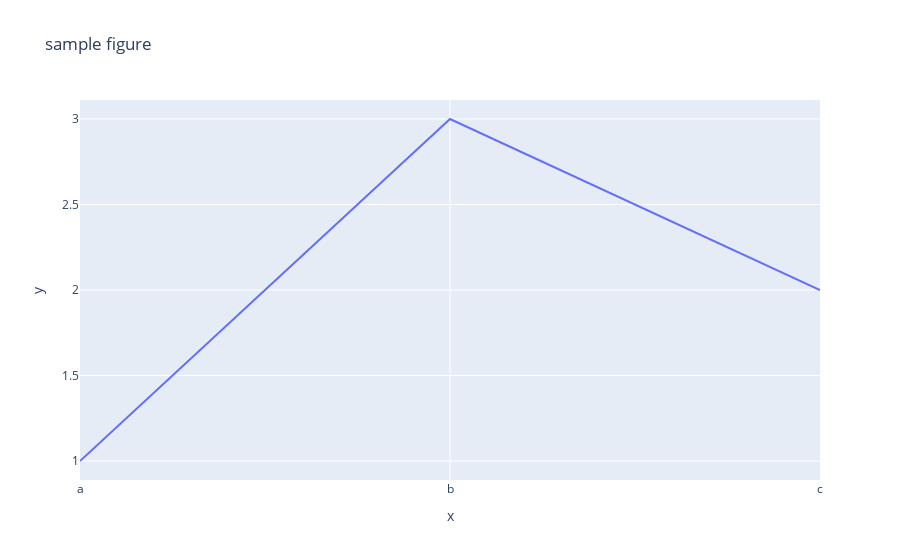

The cell this chart's notebook holds for it:
### Code cell
fig = px.line(x=["a","b","c"], y=[1,3,2], title="sample figure")
print(fig)
fig.show()

### Figure 1 — Plotly figure (JSON) as saved in the notebook; plotly's stock layout.template omitted (floating-point values rounded to 4 significant figures)
{"data": [{"hovertemplate": "x=%{x}<br>y=%{y}<extra></extra>", "legendgroup": "", "line": {"color": "#636efa", "dash": "solid"}, "marker": {"symbol": "circle"}, "mode": "lines", "name": "", "orientation": "v", "showlegend": false, "type": "scatter", "x": ["a", "b", "c"], "xaxis": "x", "y": [1, 3, 2], "yaxis": "y"}], "layout": {"legend": {"tracegroupgap": 0}, "title": {"text": "sample figure"}, "xaxis": {"anchor": "y", "domain": [0, 1], "title": {"text": "x"}}, "yaxis": {"anchor": "x", "domain": [0, 1], "title": {"text": "y"}}}}
